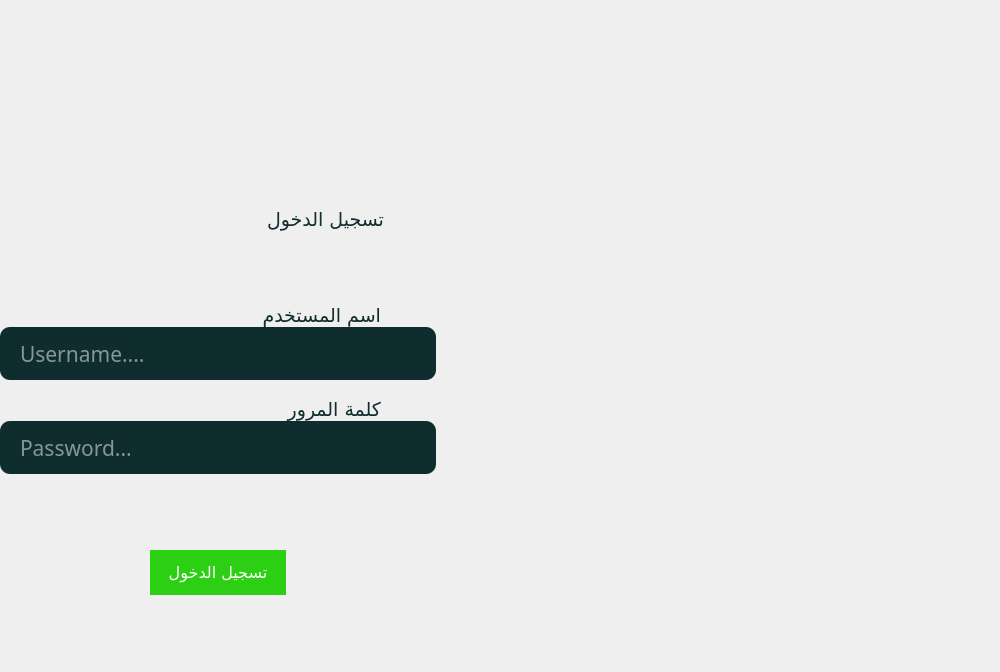
<?xml version="1.0" encoding="UTF-8"?>
<ui version="4.0">
 <class>Dialog</class>
 <widget class="QDialog" name="Dialog">
  <property name="geometry">
   <rect>
    <x>0</x>
    <y>0</y>
    <width>1000</width>
    <height>833</height>
   </rect>
  </property>
  <property name="windowTitle">
   <string>Dialog</string>
  </property>
  <property name="windowOpacity">
   <double>0.000000000000000</double>
  </property>
  <property name="modal">
   <bool>false</bool>
  </property>
  <layout class="QHBoxLayout" name="horizontalLayout" stretch="0,5">
   <property name="spacing">
    <number>0</number>
   </property>
   <property name="sizeConstraint">
    <enum>QLayout::SetMaximumSize</enum>
   </property>
   <property name="leftMargin">
    <number>0</number>
   </property>
   <property name="topMargin">
    <number>0</number>
   </property>
   <property name="rightMargin">
    <number>0</number>
   </property>
   <property name="bottomMargin">
    <number>0</number>
   </property>
   <item>
    <layout class="QVBoxLayout" name="verticalLayout" stretch="0,0,0,0,0,0,0,0,0,0,0,0,0,0,0,0">
     <property name="spacing">
      <number>0</number>
     </property>
     <property name="sizeConstraint">
      <enum>QLayout::SetMinAndMaxSize</enum>
     </property>
     <property name="topMargin">
      <number>5</number>
     </property>
     <property name="bottomMargin">
      <number>0</number>
     </property>
     <item>
      <spacer name="verticalSpacer_8">
       <property name="orientation">
        <enum>Qt::Vertical</enum>
       </property>
       <property name="sizeType">
        <enum>QSizePolicy::Fixed</enum>
       </property>
       <property name="sizeHint" stdset="0">
        <size>
         <width>20</width>
         <height>1</height>
        </size>
       </property>
      </spacer>
     </item>
     <item>
      <spacer name="verticalSpacer_7">
       <property name="orientation">
        <enum>Qt::Vertical</enum>
       </property>
       <property name="sizeType">
        <enum>QSizePolicy::Fixed</enum>
       </property>
       <property name="sizeHint" stdset="0">
        <size>
         <width>20</width>
         <height>111</height>
        </size>
       </property>
      </spacer>
     </item>
     <item alignment="Qt::AlignHCenter">
      <widget class="QLabel" name="label_6">
       <property name="sizePolicy">
        <sizepolicy hsizetype="Fixed" vsizetype="Fixed">
         <horstretch>0</horstretch>
         <verstretch>0</verstretch>
        </sizepolicy>
       </property>
       <property name="styleSheet">
        <string notr="true">QLabel{
 width: 350px;
  height: 73px;
}</string>
       </property>
       <property name="text">
        <string>&lt;html&gt;&lt;head/&gt;&lt;body&gt;&lt;p&gt;&lt;img src=&quot;:/left-logo/left-logo@3x.png&quot;/&gt;&lt;/p&gt;&lt;/body&gt;&lt;/html&gt;</string>
       </property>
      </widget>
     </item>
     <item>
      <spacer name="verticalSpacer_10">
       <property name="orientation">
        <enum>Qt::Vertical</enum>
       </property>
       <property name="sizeType">
        <enum>QSizePolicy::Fixed</enum>
       </property>
       <property name="sizeHint" stdset="0">
        <size>
         <width>20</width>
         <height>11</height>
        </size>
       </property>
      </spacer>
     </item>
     <item>
      <widget class="QLabel" name="label_3">
       <property name="sizePolicy">
        <sizepolicy hsizetype="Fixed" vsizetype="Fixed">
         <horstretch>0</horstretch>
         <verstretch>0</verstretch>
        </sizepolicy>
       </property>
       <property name="font">
        <font>
         <pointsize>7</pointsize>
         <weight>50</weight>
         <italic>false</italic>
         <bold>false</bold>
        </font>
       </property>
       <property name="styleSheet">
        <string notr="true">QLabel{
 width: 11px;
  height: 26px;
  object-fit: contain;
  font-weight: normal;
  font-stretch: normal;
  font-style: normal;
  line-height: 0.04;
  letter-spacing: normal;
  text-align: right;
padding-left:15px;
padding-right:15px;
  color: #0f2c2e;
}</string>
       </property>
       <property name="text">
        <string>&lt;html&gt;&lt;head/&gt;&lt;body&gt;&lt;p&gt;&lt;img src=&quot;:/blackLine/rounded-rectangle-1@3x.png&quot;/&gt;&lt;/p&gt;&lt;/body&gt;&lt;/html&gt;</string>
       </property>
      </widget>
     </item>
     <item>
      <spacer name="verticalSpacer_4">
       <property name="orientation">
        <enum>Qt::Vertical</enum>
       </property>
       <property name="sizeType">
        <enum>QSizePolicy::Fixed</enum>
       </property>
       <property name="sizeHint" stdset="0">
        <size>
         <width>20</width>
         <height>55</height>
        </size>
       </property>
      </spacer>
     </item>
     <item>
      <widget class="QWidget" name="horizontalWidget" native="true">
       <property name="sizePolicy">
        <sizepolicy hsizetype="Preferred" vsizetype="Fixed">
         <horstretch>0</horstretch>
         <verstretch>0</verstretch>
        </sizepolicy>
       </property>
       <layout class="QHBoxLayout" name="horizontalLayout_2" stretch="10,1">
        <property name="sizeConstraint">
         <enum>QLayout::SetMinAndMaxSize</enum>
        </property>
        <property name="topMargin">
         <number>0</number>
        </property>
        <property name="bottomMargin">
         <number>0</number>
        </property>
        <item>
         <widget class="QLabel" name="label">
          <property name="sizePolicy">
           <sizepolicy hsizetype="Preferred" vsizetype="Fixed">
            <horstretch>0</horstretch>
            <verstretch>0</verstretch>
           </sizepolicy>
          </property>
          <property name="font">
           <font>
            <family>Emad-Diana eXtra</family>
            <pointsize>14</pointsize>
            <weight>50</weight>
            <italic>false</italic>
            <bold>false</bold>
           </font>
          </property>
          <property name="styleSheet">
           <string notr="true">QLabel{
 width: 159px;
  height: 26px;
  object-fit: contain;
  font-weight: normal;
  font-stretch: normal;
  font-style: normal;
  line-height: 0.04;
  letter-spacing: normal;
  text-align: right;
  color: #0f2c2e;
}</string>
          </property>
          <property name="text">
           <string>تسجيل الدخول</string>
          </property>
         </widget>
        </item>
        <item>
         <widget class="QLabel" name="label_2">
          <property name="sizePolicy">
           <sizepolicy hsizetype="Preferred" vsizetype="Fixed">
            <horstretch>0</horstretch>
            <verstretch>0</verstretch>
           </sizepolicy>
          </property>
          <property name="styleSheet">
           <string notr="true">QLabel{
 width: 159px;
  height: 26px;
  object-fit: contain;
  font-weight: normal;
  font-stretch: normal;
  font-style: normal;
  line-height: 0.04;
  letter-spacing: normal;
  text-align: right;
  color: #0f2c2e;
}</string>
          </property>
          <property name="text">
           <string>&lt;html&gt;&lt;head/&gt;&lt;body&gt;&lt;p&gt;&lt;img src=&quot;:/green rectangle/rectangle-3@3x.png&quot;/&gt;&lt;/p&gt;&lt;/body&gt;&lt;/html&gt;</string>
          </property>
         </widget>
        </item>
       </layout>
      </widget>
     </item>
     <item>
      <spacer name="verticalSpacer_3">
       <property name="orientation">
        <enum>Qt::Vertical</enum>
       </property>
       <property name="sizeType">
        <enum>QSizePolicy::Fixed</enum>
       </property>
       <property name="sizeHint" stdset="0">
        <size>
         <width>20</width>
         <height>73</height>
        </size>
       </property>
      </spacer>
     </item>
     <item>
      <widget class="QLabel" name="label_5">
       <property name="sizePolicy">
        <sizepolicy hsizetype="Preferred" vsizetype="Fixed">
         <horstretch>0</horstretch>
         <verstretch>0</verstretch>
        </sizepolicy>
       </property>
       <property name="font">
        <font>
         <family>Emad-Diana eXtra</family>
         <pointsize>14</pointsize>
         <weight>50</weight>
         <italic>false</italic>
         <bold>false</bold>
        </font>
       </property>
       <property name="styleSheet">
        <string notr="true">QLabel{
 width: 159px;
  height: 26px;
  object-fit: contain;
  font-weight: normal;
  font-stretch: normal;
  font-style: normal;
  line-height: 0.04;
  letter-spacing: normal;
  text-align: right;
margin-right:50px;
padding-top:-10px;
  color: #0f2c2e;
}</string>
       </property>
       <property name="text">
        <string>اسم المستخدم</string>
       </property>
      </widget>
     </item>
     <item alignment="Qt::AlignHCenter">
      <widget class="QLineEdit" name="lineEdit_user">
       <property name="enabled">
        <bool>true</bool>
       </property>
       <property name="sizePolicy">
        <sizepolicy hsizetype="Fixed" vsizetype="Fixed">
         <horstretch>0</horstretch>
         <verstretch>0</verstretch>
        </sizepolicy>
       </property>
       <property name="font">
        <font>
         <family>Emad-Diana eXtra</family>
         <pointsize>16</pointsize>
         <weight>50</weight>
         <italic>false</italic>
         <bold>false</bold>
         <kerning>true</kerning>
        </font>
       </property>
       <property name="contextMenuPolicy">
        <enum>Qt::DefaultContextMenu</enum>
       </property>
       <property name="styleSheet">
        <string notr="true">QLineEdit {
  width: 400px;
  height: 53px;
  opacity: 0.8;
  border-radius: 10px;
  background-color: #0f2d2f;
  object-fit: contain;
  font-weight: normal;
  font-stretch: normal;
  font-style: normal;
  line-height: 0.04;
  letter-spacing: normal;
  text-align: center;
left:2px;

 padding: 0 18 px;
selection-background-color: darkgray;
  color: white;
}</string>
       </property>
       <property name="inputMask">
        <string/>
       </property>
       <property name="text">
        <string/>
       </property>
       <property name="frame">
        <bool>true</bool>
       </property>
       <property name="echoMode">
        <enum>QLineEdit::Normal</enum>
       </property>
       <property name="cursorPosition">
        <number>0</number>
       </property>
       <property name="alignment">
        <set>Qt::AlignLeading|Qt::AlignLeft|Qt::AlignVCenter</set>
       </property>
       <property name="placeholderText">
        <string extracomment="اسم المستخدم">Username....</string>
       </property>
       <property name="cursorMoveStyle">
        <enum>Qt::VisualMoveStyle</enum>
       </property>
       <property name="clearButtonEnabled">
        <bool>false</bool>
       </property>
      </widget>
     </item>
     <item>
      <spacer name="verticalSpacer">
       <property name="orientation">
        <enum>Qt::Vertical</enum>
       </property>
       <property name="sizeType">
        <enum>QSizePolicy::Fixed</enum>
       </property>
       <property name="sizeHint" stdset="0">
        <size>
         <width>20</width>
         <height>18</height>
        </size>
       </property>
      </spacer>
     </item>
     <item alignment="Qt::AlignRight|Qt::AlignTop">
      <widget class="QLabel" name="label_4">
       <property name="sizePolicy">
        <sizepolicy hsizetype="Preferred" vsizetype="Fixed">
         <horstretch>0</horstretch>
         <verstretch>0</verstretch>
        </sizepolicy>
       </property>
       <property name="font">
        <font>
         <family>Emad-Diana eXtra</family>
         <pointsize>14</pointsize>
         <weight>50</weight>
         <italic>false</italic>
         <bold>false</bold>
        </font>
       </property>
       <property name="styleSheet">
        <string notr="true">QLabel{
 width: 159px;
  height: 26px;
  object-fit: contain;
  font-weight: normal;
  font-stretch: normal;
  font-style: normal;
  line-height: 0.04;
  letter-spacing: normal;
  text-align: right;
margin-right:50px;
  color: #0f2c2e;
}</string>
       </property>
       <property name="text">
        <string>كلمة المرور</string>
       </property>
      </widget>
     </item>
     <item alignment="Qt::AlignHCenter|Qt::AlignTop">
      <widget class="QLineEdit" name="lineEdit_password">
       <property name="sizePolicy">
        <sizepolicy hsizetype="Fixed" vsizetype="Fixed">
         <horstretch>0</horstretch>
         <verstretch>0</verstretch>
        </sizepolicy>
       </property>
       <property name="font">
        <font>
         <family>Emad-Diana eXtra</family>
         <pointsize>16</pointsize>
         <weight>50</weight>
         <italic>false</italic>
         <bold>false</bold>
        </font>
       </property>
       <property name="styleSheet">
        <string notr="true">QLineEdit {
  width: 400px;
  height: 53px;
  opacity: 0.8;
  border-radius: 10px;
  background-color: #0f2d2f;
  object-fit: contain;
  font-weight: normal;
  font-stretch: normal;
  font-style: normal;
  line-height: 0.04;
  letter-spacing: normal;
  text-align: center;
left:2px;

 padding: 0 18 px;
selection-background-color: darkgray;
  color: white;
}</string>
       </property>
       <property name="inputMask">
        <string/>
       </property>
       <property name="echoMode">
        <enum>QLineEdit::Password</enum>
       </property>
       <property name="placeholderText">
        <string>Password...</string>
       </property>
      </widget>
     </item>
     <item>
      <spacer name="verticalSpacer_6">
       <property name="orientation">
        <enum>Qt::Vertical</enum>
       </property>
       <property name="sizeType">
        <enum>QSizePolicy::Fixed</enum>
       </property>
       <property name="sizeHint" stdset="0">
        <size>
         <width>20</width>
         <height>76</height>
        </size>
       </property>
      </spacer>
     </item>
     <item>
      <widget class="QPushButton" name="pushButton_login">
       <property name="font">
        <font>
         <family>Emad-Diana eXtra</family>
         <pointsize>12</pointsize>
         <weight>50</weight>
         <italic>false</italic>
         <bold>false</bold>
        </font>
       </property>
       <property name="styleSheet">
        <string notr="true">QPushButton {
 width: 15px;
  height: 45px;
  object-fit: contain;
  font-weight: normal;
  font-stretch: normal;
  font-style: normal;
  line-height: 0.04;
  letter-spacing: normal;
  text-align: center;
  color: #ffffff;
    color: #ffffff;
    background-color: #2ccf13;
	margin-left:150px;
	margin-right:150px;
    border-style: solid;
    }

QPushButton:pressed {
    border-style: inset;
    background: qradialgradient(
        cx: 0.4, cy: -0.1, fx: 0.4, fy: -0.1,
        radius: 1.35, stop: 0 #fff, stop: 1 #ddd
        );
    }</string>
       </property>
       <property name="text">
        <string>تسجيل الدخول</string>
       </property>
      </widget>
     </item>
     <item>
      <spacer name="verticalSpacer_5">
       <property name="orientation">
        <enum>Qt::Vertical</enum>
       </property>
       <property name="sizeType">
        <enum>QSizePolicy::Fixed</enum>
       </property>
       <property name="sizeHint" stdset="0">
        <size>
         <width>20</width>
         <height>77</height>
        </size>
       </property>
      </spacer>
     </item>
    </layout>
   </item>
   <item>
    <layout class="QVBoxLayout" name="verticalLayout_2">
     <property name="spacing">
      <number>0</number>
     </property>
     <item alignment="Qt::AlignHCenter">
      <widget class="QLabel" name="label_7">
       <property name="sizePolicy">
        <sizepolicy hsizetype="Fixed" vsizetype="Fixed">
         <horstretch>0</horstretch>
         <verstretch>0</verstretch>
        </sizepolicy>
       </property>
       <property name="text">
        <string>&lt;html&gt;&lt;head/&gt;&lt;body&gt;&lt;p&gt;&lt;img src=&quot;:/centralLogo/vector-smart-object@3x.png&quot;/&gt;&lt;/p&gt;&lt;/body&gt;&lt;/html&gt;</string>
       </property>
      </widget>
     </item>
    </layout>
   </item>
  </layout>
 </widget>
 <resources>
  <include location="resourceFiles_rc.qrc"/>
 </resources>
 <connections/>
</ui>
